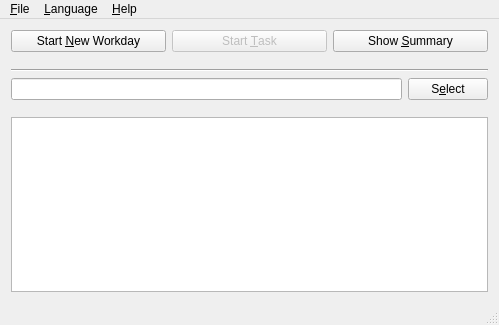
<?xml version="1.0" encoding="UTF-8"?>
<ui version="4.0">
 <class>WorkTracker</class>
 <widget class="QMainWindow" name="WorkTracker">
  <property name="geometry">
   <rect>
    <x>0</x>
    <y>0</y>
    <width>499</width>
    <height>325</height>
   </rect>
  </property>
  <property name="sizePolicy">
   <sizepolicy hsizetype="Preferred" vsizetype="Preferred">
    <horstretch>0</horstretch>
    <verstretch>0</verstretch>
   </sizepolicy>
  </property>
  <property name="maximumSize">
   <size>
    <width>16777215</width>
    <height>16777215</height>
   </size>
  </property>
  <property name="windowTitle">
   <string>WorkTracker</string>
  </property>
  <property name="windowIcon">
   <iconset resource="../../icons.qrc">
    <normaloff>:/icon/Icon128.png</normaloff>:/icon/Icon128.png</iconset>
  </property>
  <widget class="QWidget" name="centralWidget">
   <property name="sizePolicy">
    <sizepolicy hsizetype="Preferred" vsizetype="Preferred">
     <horstretch>0</horstretch>
     <verstretch>0</verstretch>
    </sizepolicy>
   </property>
   <layout class="QVBoxLayout" name="verticalLayout">
    <item>
     <layout class="QHBoxLayout" name="horizontalLayout">
      <item>
       <widget class="QPushButton" name="workdayButton">
        <property name="minimumSize">
         <size>
          <width>0</width>
          <height>0</height>
         </size>
        </property>
        <property name="text">
         <string>Start &amp;New Workday</string>
        </property>
        <property name="icon">
         <iconset resource="../../icons.qrc">
          <normaloff>:/icon/Start-Day.svg</normaloff>:/icon/Start-Day.svg</iconset>
        </property>
        <property name="iconSize">
         <size>
          <width>24</width>
          <height>24</height>
         </size>
        </property>
       </widget>
      </item>
      <item>
       <widget class="QPushButton" name="taskButton">
        <property name="enabled">
         <bool>false</bool>
        </property>
        <property name="minimumSize">
         <size>
          <width>0</width>
          <height>0</height>
         </size>
        </property>
        <property name="text">
         <string>Start &amp;Task</string>
        </property>
        <property name="icon">
         <iconset resource="../../icons.qrc">
          <normaloff>:/icon/Start-Task.svg</normaloff>:/icon/Start-Task.svg</iconset>
        </property>
        <property name="iconSize">
         <size>
          <width>24</width>
          <height>24</height>
         </size>
        </property>
       </widget>
      </item>
      <item>
       <widget class="QPushButton" name="summaryButton">
        <property name="enabled">
         <bool>true</bool>
        </property>
        <property name="sizePolicy">
         <sizepolicy hsizetype="Preferred" vsizetype="Preferred">
          <horstretch>0</horstretch>
          <verstretch>0</verstretch>
         </sizepolicy>
        </property>
        <property name="minimumSize">
         <size>
          <width>0</width>
          <height>0</height>
         </size>
        </property>
        <property name="text">
         <string>Show &amp;Summary</string>
        </property>
        <property name="icon">
         <iconset resource="../../icons.qrc">
          <normaloff>:/icon/Summary.svg</normaloff>:/icon/Summary.svg</iconset>
        </property>
        <property name="iconSize">
         <size>
          <width>24</width>
          <height>24</height>
         </size>
        </property>
       </widget>
      </item>
     </layout>
    </item>
    <item>
     <widget class="QFrame" name="frame">
      <property name="enabled">
       <bool>true</bool>
      </property>
      <property name="frameShape">
       <enum>QFrame::NoFrame</enum>
      </property>
      <property name="frameShadow">
       <enum>QFrame::Raised</enum>
      </property>
      <property name="lineWidth">
       <number>0</number>
      </property>
      <layout class="QGridLayout" name="gridLayout">
       <property name="leftMargin">
        <number>0</number>
       </property>
       <property name="rightMargin">
        <number>0</number>
       </property>
       <item row="0" column="0" colspan="2">
        <widget class="Line" name="line">
         <property name="orientation">
          <enum>Qt::Horizontal</enum>
         </property>
        </widget>
       </item>
       <item row="1" column="0">
        <widget class="CompleterLineEdit" name="tasksEdit">
         <property name="minimumSize">
          <size>
           <width>0</width>
           <height>0</height>
          </size>
         </property>
        </widget>
       </item>
       <item row="1" column="1">
        <widget class="QPushButton" name="selectTaskButton">
         <property name="text">
          <string>S&amp;elect</string>
         </property>
         <property name="icon">
          <iconset resource="../../icons.qrc">
           <normaloff>:/icon/Select.svg</normaloff>:/icon/Select.svg</iconset>
         </property>
         <property name="iconSize">
          <size>
           <width>16</width>
           <height>16</height>
          </size>
         </property>
        </widget>
       </item>
      </layout>
     </widget>
    </item>
    <item>
     <widget class="QTextEdit" name="textEdit"/>
    </item>
    <item>
     <spacer name="verticalSpacer">
      <property name="orientation">
       <enum>Qt::Vertical</enum>
      </property>
      <property name="sizeType">
       <enum>QSizePolicy::Expanding</enum>
      </property>
      <property name="sizeHint" stdset="0">
       <size>
        <width>20</width>
        <height>0</height>
       </size>
      </property>
     </spacer>
    </item>
   </layout>
  </widget>
  <widget class="QMenuBar" name="menuBar">
   <property name="geometry">
    <rect>
     <x>0</x>
     <y>0</y>
     <width>499</width>
     <height>21</height>
    </rect>
   </property>
   <widget class="QMenu" name="menuFile">
    <property name="title">
     <string>&amp;File</string>
    </property>
    <addaction name="actionEditor"/>
    <addaction name="actionPreferences"/>
    <addaction name="actionQuit"/>
   </widget>
   <widget class="QMenu" name="menuHelp">
    <property name="title">
     <string>&amp;Help</string>
    </property>
    <addaction name="actionAbout_QT"/>
    <addaction name="actionAbout"/>
   </widget>
   <widget class="QMenu" name="menuLanguage">
    <property name="title">
     <string>&amp;Language</string>
    </property>
    <addaction name="actionEnUS"/>
    <addaction name="actionDeDE"/>
   </widget>
   <addaction name="menuFile"/>
   <addaction name="menuLanguage"/>
   <addaction name="menuHelp"/>
  </widget>
  <widget class="QStatusBar" name="statusBar"/>
  <action name="actionQuit">
   <property name="icon">
    <iconset resource="../../icons.qrc">
     <normaloff>:/icon/Quit.svg</normaloff>:/icon/Quit.svg</iconset>
   </property>
   <property name="text">
    <string>&amp;Quit</string>
   </property>
   <property name="shortcut">
    <string>Ctrl+Q</string>
   </property>
   <property name="menuRole">
    <enum>QAction::QuitRole</enum>
   </property>
  </action>
  <action name="actionAbout">
   <property name="icon">
    <iconset resource="../../icons.qrc">
     <normaloff>:/icon/About.svg</normaloff>:/icon/About.svg</iconset>
   </property>
   <property name="text">
    <string>&amp;About WorkTracker</string>
   </property>
   <property name="menuRole">
    <enum>QAction::AboutRole</enum>
   </property>
  </action>
  <action name="actionAbout_QT">
   <property name="icon">
    <iconset resource="../../icons.qrc">
     <normaloff>:/icon/About-Qt.svg</normaloff>:/icon/About-Qt.svg</iconset>
   </property>
   <property name="text">
    <string>About &amp;Qt</string>
   </property>
   <property name="menuRole">
    <enum>QAction::AboutQtRole</enum>
   </property>
  </action>
  <action name="actionEditor">
   <property name="icon">
    <iconset resource="../../icons.qrc">
     <normaloff>:/icon/Edit.svg</normaloff>:/icon/Edit.svg</iconset>
   </property>
   <property name="text">
    <string>&amp;Editor</string>
   </property>
   <property name="shortcut">
    <string>Ctrl+E</string>
   </property>
  </action>
  <action name="actionPreferences">
   <property name="icon">
    <iconset resource="../../icons.qrc">
     <normaloff>:/icon/Preferences.svg</normaloff>:/icon/Preferences.svg</iconset>
   </property>
   <property name="text">
    <string>Preferences</string>
   </property>
   <property name="shortcut">
    <string>Ctrl+,</string>
   </property>
   <property name="visible">
    <bool>false</bool>
   </property>
   <property name="menuRole">
    <enum>QAction::PreferencesRole</enum>
   </property>
  </action>
  <action name="actionEnUS">
   <property name="checkable">
    <bool>true</bool>
   </property>
   <property name="icon">
    <iconset resource="../../icons.qrc">
     <normaloff>:/icon/Flag_en_US.svg</normaloff>:/icon/Flag_en_US.svg</iconset>
   </property>
   <property name="text">
    <string>&amp;English (US)</string>
   </property>
  </action>
  <action name="actionDeDE">
   <property name="checkable">
    <bool>true</bool>
   </property>
   <property name="checked">
    <bool>false</bool>
   </property>
   <property name="icon">
    <iconset resource="../../icons.qrc">
     <normaloff>:/icon/Flag_de_DE.svg</normaloff>:/icon/Flag_de_DE.svg</iconset>
   </property>
   <property name="text">
    <string>&amp;German</string>
   </property>
  </action>
 </widget>
 <layoutdefault spacing="6" margin="11"/>
 <customwidgets>
  <customwidget>
   <class>CompleterLineEdit</class>
   <extends>QLineEdit</extends>
   <header>../src/ui/completerlineedit.h</header>
  </customwidget>
 </customwidgets>
 <resources>
  <include location="../../icons.qrc"/>
 </resources>
 <connections/>
</ui>
